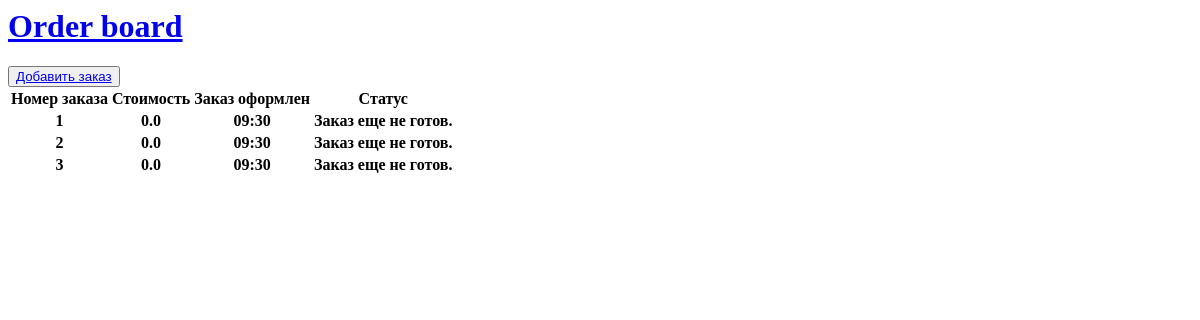
Before: / with the older database file.
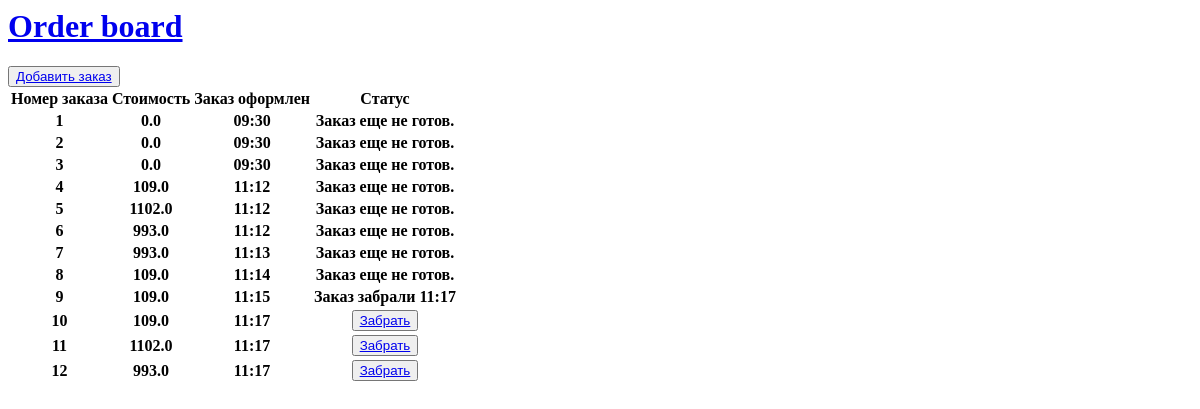
After: the same page with the newer database file.
### rest/models.py (models this page shows, shortened)
class Order(models.Model):  # наследуемся от класса Model
    time_in = models.DateTimeField(auto_now_add = True)
    time_out = models.DateTimeField(null = True)
    cost = models.FloatField(default = 0.0)
    pickup = models.BooleanField(default = False)
    complete = models.BooleanField(default = False)
    products = models.ManyToManyField(Product, through='ProductOrder')

### rest/views.py (the view)
# urls.py: path('', IndexView.as_view()),
class IndexView(TemplateView):
    template_name = "index.html"
    def get_context_data(self, **kwargs):
        context = super().get_context_data(**kwargs)
        context['orders'] = Order.objects.all()
        return context

### templates/index.html
{% extends "main.html" %}
{% block content %}
<table>
    <thead>
    <tr>
        <th>Номер заказа</th>
        <th>Стоимость</th>
        <th>Заказ оформлен</th>
        <th>Статус</th>
    </tr>
    </thead>
    {% for order in orders %}
    <tr>
        <th>{{ order.id }}</th>
        <th>{{ order.cost }}</th>
        <th>{{ order.time_in|time:"H:i" }}</th>
        <th>{% if not order.complete %}
             Заказ еще не готов.
            {% elif order.time_out is None %}
            <button><a href="{% url 'take_order' order.id %}"> Забрать </a></button>
            {% else %}
            Заказ забрали {{ order.time_out|time:"H:i" }}
            {% endif %}
        </th>
    </tr>
    {% endfor %}
</table>
{% endblock %}

### templates/main.html (shortened to what this page needs)
<html>
    <head>
    </head>
    <body>
        <div>
            <h1><a href="/">Order board</a></h1>
        </div>
        <div>
            <button>
                <a href="{% url 'new_order'%}"> Добавить заказ </a>
            </button>
        </div>
        {% block content %}
        {% endblock %}
    </body>
</html>

Changed rows visible on the page:
added Order: id "4", cost "109.0", time_in "11:12", complete "Заказ еще не готов."
added Order: id "5", cost "1102.0", time_in "11:12", complete "Заказ еще не готов."
added Order: id "6", cost "993.0", time_in "11:12", complete "Заказ еще не готов."
added Order: id "7", cost "993.0", time_in "11:13", complete "Заказ еще не готов."
added Order: id "8", cost "109.0", time_in "11:14", complete "Заказ еще не готов."
added Order: id "9", cost "109.0", time_in "11:15", time_out "11:17"
added Order: id "10", cost "109.0", time_in "11:17", complete "Забрать"
added Order: id "11", cost "1102.0", time_in "11:17", complete "Забрать"
added Order: id "12", cost "993.0", time_in "11:17", complete "Забрать"
